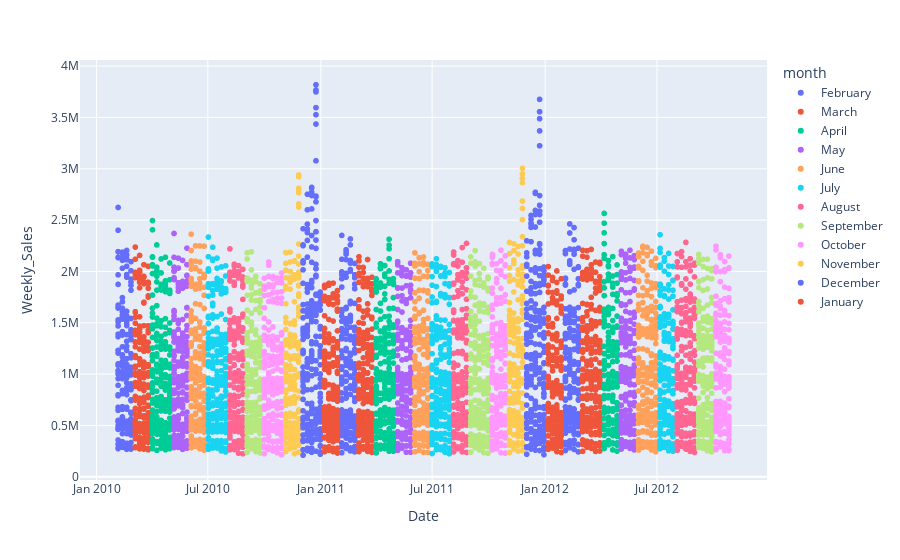

Notebook source saved alongside this figure:
### Code cell
px.scatter(walmart,y='Weekly_Sales',x='Date',color='month')

### Figure 1 — Plotly figure (JSON) as saved in the notebook; plotly's stock layout.template omitted (floating-point values rounded to 4 significant figures; data arrays with more than 128 entries replaced by an {"elided": "..."} marker saying what was removed)
{"data": [{"hovertemplate": "month=February<br>Date=%{x}<br>Weekly_Sales=%{y}<extra></extra>", "legendgroup": "February", "marker": {"color": "#636efa", "symbol": "circle"}, "mode": "markers", "name": "February", "showlegend": true, "type": "scattergl", "x": {"elided": "540 str values"}, "xaxis": "x", "y": {"elided": "540 float values"}, "yaxis": "y"}, {"hovertemplate": "month=March<br>Date=%{x}<br>Weekly_Sales=%{y}<extra></extra>", "legendgroup": "March", "marker": {"color": "#EF553B", "symbol": "circle"}, "mode": "markers", "name": "March", "showlegend": true, "type": "scattergl", "x": {"elided": "585 str values"}, "xaxis": "x", "y": {"elided": "585 float values"}, "yaxis": "y"}, {"hovertemplate": "month=April<br>Date=%{x}<br>Weekly_Sales=%{y}<extra></extra>", "legendgroup": "April", "marker": {"color": "#00cc96", "symbol": "circle"}, "mode": "markers", "name": "April", "showlegend": true, "type": "scattergl", "x": {"elided": "630 str values"}, "xaxis": "x", "y": {"elided": "630 float values"}, "yaxis": "y"}, {"hovertemplate": "month=May<br>Date=%{x}<br>Weekly_Sales=%{y}<extra></extra>", "legendgroup": "May", "marker": {"color": "#ab63fa", "symbol": "circle"}, "mode": "markers", "name": "May", "showlegend": true, "type": "scattergl", "x": {"elided": "540 str values"}, "xaxis": "x", "y": {"elided": "540 float values"}, "yaxis": "y"}, {"hovertemplate": "month=June<br>Date=%{x}<br>Weekly_Sales=%{y}<extra></extra>", "legendgroup": "June", "marker": {"color": "#FFA15A", "symbol": "circle"}, "mode": "markers", "name": "June", "showlegend": true, "type": "scattergl", "x": {"elided": "585 str values"}, "xaxis": "x", "y": {"elided": "585 float values"}, "yaxis": "y"}, {"hovertemplate": "month=July<br>Date=%{x}<br>Weekly_Sales=%{y}<extra></extra>", "legendgroup": "July", "marker": {"color": "#19d3f3", "symbol": "circle"}, "mode": "markers", "name": "July", "showlegend": true, "type": "scattergl", "x": {"elided": "630 str values"}, "xaxis": "x", "y": {"elided": "630 float values"}, "yaxis": "y"}, {"hovertemplate": "month=August<br>Date=%{x}<br>Weekly_Sales=%{y}<extra></extra>", "legendgroup": "August", "marker": {"color": "#FF6692", "symbol": "circle"}, "mode": "markers", "name": "August", "showlegend": true, "type": "scattergl", "x": {"elided": "585 str values"}, "xaxis": "x", "y": {"elided": "585 float values"}, "yaxis": "y"}, {"hovertemplate": "month=September<br>Date=%{x}<br>Weekly_Sales=%{y}<extra></extra>", "legendgroup": "September", "marker": {"color": "#B6E880", "symbol": "circle"}, "mode": "markers", "name": "September", "showlegend": true, "type": "scattergl", "x": {"elided": "585 str values"}, "xaxis": "x", "y": {"elided": "585 float values"}, "yaxis": "y"}, {"hovertemplate": "month=October<br>Date=%{x}<br>Weekly_Sales=%{y}<extra></extra>", "legendgroup": "October", "marker": {"color": "#FF97FF", "symbol": "circle"}, "mode": "markers", "name": "October", "showlegend": true, "type": "scattergl", "x": {"elided": "585 str values"}, "xaxis": "x", "y": {"elided": "585 float values"}, "yaxis": "y"}, {"hovertemplate": "month=November<br>Date=%{x}<br>Weekly_Sales=%{y}<extra></extra>", "legendgroup": "November", "marker": {"color": "#FECB52", "symbol": "circle"}, "mode": "markers", "name": "November", "showlegend": true, "type": "scattergl", "x": {"elided": "360 str values"}, "xaxis": "x", "y": {"elided": "360 float values"}, "yaxis": "y"}, {"hovertemplate": "month=December<br>Date=%{x}<br>Weekly_Sales=%{y}<extra></extra>", "legendgroup": "December", "marker": {"color": "#636efa", "symbol": "circle"}, "mode": "markers", "name": "December", "showlegend": true, "type": "scattergl", "x": {"elided": "450 str values"}, "xaxis": "x", "y": {"elided": "450 float values"}, "yaxis": "y"}, {"hovertemplate": "month=January<br>Date=%{x}<br>Weekly_Sales=%{y}<extra></extra>", "legendgroup": "January", "marker": {"color": "#EF553B", "symbol": "circle"}, "mode": "markers", "name": "January", "showlegend": true, "type": "scattergl", "x": {"elided": "360 str values"}, "xaxis": "x", "y": {"elided": "360 float values"}, "yaxis": "y"}], "layout": {"legend": {"title": {"text": "month"}, "tracegroupgap": 0}, "margin": {"t": 60}, "xaxis": {"anchor": "y", "domain": [0, 1], "title": {"text": "Date"}}, "yaxis": {"anchor": "x", "domain": [0, 1], "title": {"text": "Weekly_Sales"}}}}
